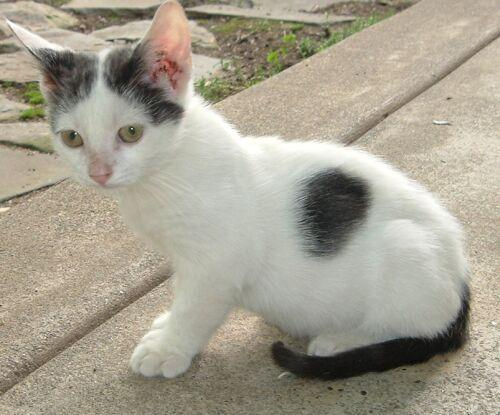
#> input picture photos/3.jpg, 500 x 415 px; its folder holds 4 pictures in this run
$ python app.py
#> lines starting #> are read from the running program, lines starting #| are printed output that depends on the picture
#> the answer given: 3
#> the answer given: 1
### augmenLib.py
import cv2
import random
import numpy as np
from PIL import Image, ImageEnhance
import tensorflow as tf
from tensorflow.keras import layers, models
from tensorflow.keras.preprocessing.image import ImageDataGenerator, array_to_img, img_to_array, load_img
import os
from tqdm import tqdm
import random

# [19 lines left out: functions get_image_names, random_crop, not called in this run]

def random_rotate(image_path, angle_range=(0, 360)):
#> called with image_path = 'photos/3.jpg', angle_range = (0, 360)
  img = cv2.imread(image_path)
#> img is the input picture: shape (415, 500, 3); mean B, G, R 144.3, 159.9, 165.8

  angle = random.randint(angle_range[0], angle_range[1])

  (h, w) = img.shape[:2]
#> h = 415; w = 500

  center = (w // 2, h // 2)
#> center = (250, 207)

  M = cv2.getRotationMatrix2D(center, angle, 0.5)

  rotated_img = cv2.warpAffine(img, M, (w, h))
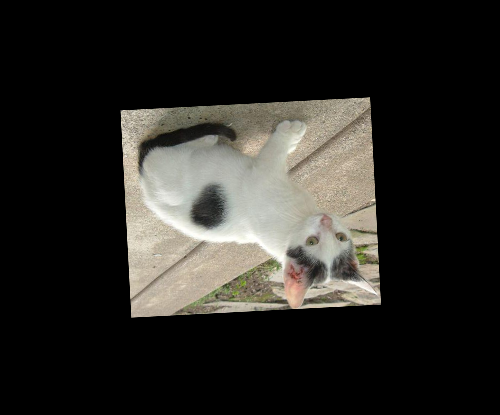
#> rotated_img: shape (415, 500, 3); mean B, G, R 36.1, 40, 41.5

  return rotated_img

# [196 lines left out: functions flip_image, random_resize, random_brightness, adjust_contrast, add_gaussian_noise, add_salt_and_pepper_noise_color and 3 more, not called in this run]

### app.py
from PIL import Image
import os
import cv2
import sys
import random

from augmenLib import (
    random_crop,
    random_rotate,
    flip_image,
    random_resize,
    random_brightness,
    adjust_contrast,
    add_gaussian_noise,
    add_salt_and_pepper_noise_color,
    random_perspective_points,
    perspective_transform
)


def get_image_names(folder):
    image_names = []
    for filename in os.listdir(folder):
        if filename.endswith('.jpg') or filename.endswith('.png'):
            image_names.append(filename)
    return image_names


def main():
    image_names = get_image_names("photos")

    print("percentage of images to augment: ")
    print("[0] 25%")
    print("[1] 50%")
    print("[2] 75%")
    print("[3] 100%")
    print("[4] exit application")

    percentage = int(input("enter here: "))
    match percentage:
        case 0:
            num_images = int(len(image_names) * 0.25)
        case 1:
            num_images = int(len(image_names) * 0.5)
        case 2:
            num_images = int(len(image_names) * 0.75)
        case 3:
            num_images = len(image_names)
        case 4:
            sys.exit("Have a nice day!")


    print("Choose an augmentation method: ")
    print("[0] random_crop")
    print("[1] random_rotate")
    print("[2] flip_image")
    print("[3] random_resize ")
    print("[4] random_brightness ")
    print("[5] adjust_contrast ")
    print("[6] add_gaussian_noise ")
    print("[7] add_salt_and_pepper_noise_color ")
    print("[8] perspective_transform ")
    print("[9] exit application")

    choice = int(input("enter here: "))

    match choice:
        case 0:
            print("WARNING: This method is not recommended for medical images, where every pixel is important")
            num_images_random = random.sample(image_names,num_images)
            for image_path in num_images_random:
                new_image = random_crop("photos/" + image_path)
                cv2.imwrite(f"photos/{image_path}_cropped.jpg", new_image)

        case 1:
            print("WARNING: This method is not recommended for images with clear orientation, e.g. text image")
            num_images_random = random.sample(image_names,num_images)
            for image_path in num_images_random:
                new_image = random_rotate("photos/" + image_path)
                cv2.imwrite(f"photos/{image_path}_rotated.jpg", new_image)

        case 2:
            print("WARNING: This method is not recommended for images with clear orientation, e.g. car image")
            num_images_random = random.sample(image_names,num_images)
            for image_path in num_images_random:
                new_image = flip_image("photos/" + image_path)
                cv2.imwrite(f"photos/{image_path}_flipped.jpg", new_image)

        case 3:
            print("WARNING: This method is not recommended for images where size matter, e.g. medical image")
            num_images_random = random.sample(image_names,num_images)
            for image_path in num_images_random:
                new_image = random_resize("photos/" + image_path)
                cv2.imwrite(f"photos/{image_path}_resised.jpg", new_image)

        case 4:
            print("WARNING: This method is not recommended for images where contrast matter, e.g. X-ray image")
            num_images_random = random.sample(image_names,num_images)
            for image_path in num_images_random:
                new_image = random_brightness("photos/" + image_path)
                cv2.imwrite(f"photos/{image_path}_brightened.jpg", new_image)

        case 5:
            print("WARNING: This method is not recommended for images where contrast matter, e.g. X-ray image")
            num_images_random = random.sample(image_names,num_images)
            for image_path in num_images_random:
                new_image = adjust_contrast("photos/" + image_path)
                cv2.imwrite(f"photos/{image_path}_adjust_contrast.jpg", new_image)

        case 6:
            print("WARNING: This method is not recommended for images where noise may lead to misdiagnosis, e.g. medical image")
            num_images_random = random.sample(image_names,num_images)
            for image_path in num_images_random:
                new_image = add_gaussian_noise("photos/" + image_path)
                cv2.imwrite(f"photos/{image_path}_gaussian.jpg", new_image)

        case 7:
            print("WARNING: This method is not recommended for images where noise may lead to misdiagnosis, e.g. medical image")
            num_images_random = random.sample(image_names,num_images)
            for image_path in num_images_random:
                new_image = add_salt_and_pepper_noise_color("photos/" + image_path)
                cv2.imwrite(f"photos/{image_path}_salt_and_pepper.jpg", new_image)

        case 8:
            print("WARNING: This method is not recommended for images where perspective is key, e.g. architecture image")
            num_images_random = random.sample(image_names,num_images)
            for image_path in num_images_random:
                points = random_perspective_points("photos/" + image_path)
                new_image = perspective_transform("photos/" + image_path, points)
                cv2.imwrite(f"photos/{image_path}_perspective_transform.jpg", new_image)

        case 9:
            sys.exit("Have a nice day!")
#> call 2 of random_rotate, with image_path = 'photos/1.jpg', angle_range = (0, 360)
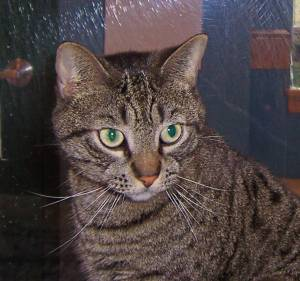
#> input picture photos/1.jpg, 300 x 281 px
#> in random_rotate, img is the input picture: shape (281, 300, 3); mean B, G, R 68, 68.3, 78.8
#> in random_rotate (call 2), `angle = random.randint(angle_range[0], angle_range[1])`: angle = 298
#> in random_rotate (call 2), `M = cv2.getRotationMatrix2D(center, angle, 0.5)`: M = [[0.235, -0.441, 176.6], [0.441, 0.235, 40.92]]
#> in random_rotate (call 2), `rotated_img = cv2.warpAffine(img, M, (w, h))`:
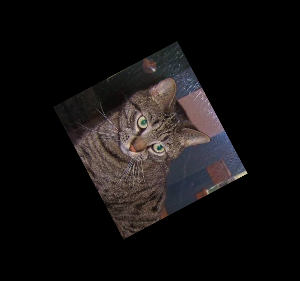
#> rotated_img: shape (281, 300, 3); mean B, G, R 17, 17.1, 19.7
#> call 3 of random_rotate, with image_path = 'photos/2.jpg', angle_range = (0, 360)
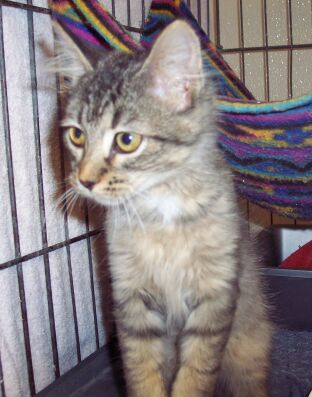
#> input picture photos/2.jpg, 312 x 397 px
#> in random_rotate, img is the input picture: shape (397, 312, 3); mean B, G, R 129.9, 128, 137.2
#> in random_rotate (call 3), `angle = random.randint(angle_range[0], angle_range[1])`: angle = 111
#> in random_rotate (call 3), `M = cv2.getRotationMatrix2D(center, angle, 0.5)`: M = [[-0.179, 0.467, 91.53], [-0.467, -0.179, 306.3]]
#> in random_rotate (call 3), `rotated_img = cv2.warpAffine(img, M, (w, h))`:
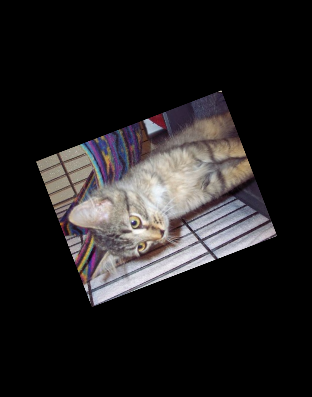
#> rotated_img: shape (397, 312, 3); mean B, G, R 32.5, 32, 34.3
#> call 4 of random_rotate, with image_path = 'photos/0.jpg', angle_range = (0, 360)
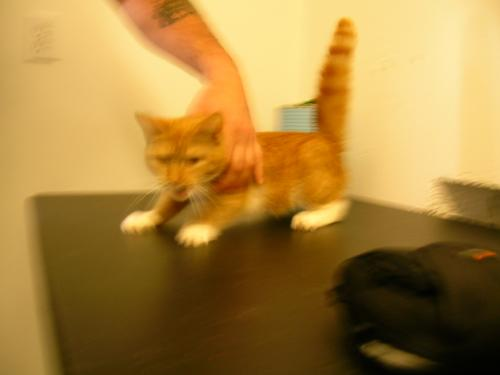
#> input picture photos/0.jpg, 500 x 375 px
#> in random_rotate, img is the input picture: shape (375, 500, 3); mean B, G, R 61.8, 130, 167.8
#> in random_rotate (call 4), `angle = random.randint(angle_range[0], angle_range[1])`: angle = 258
#> in random_rotate (call 4), `M = cv2.getRotationMatrix2D(center, angle, 0.5)`: M = [[-0.104, -0.489, 367.4], [0.489, -0.104, 84.17]]
#> in random_rotate (call 4), `rotated_img = cv2.warpAffine(img, M, (w, h))`:
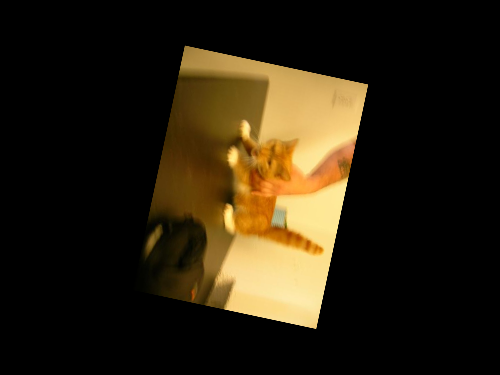
#> rotated_img: shape (375, 500, 3); mean B, G, R 15.5, 32.5, 42


if __name__ == "__main__":
    while True:
#> (the run stopped early here; a loop or call above may not have finished)
